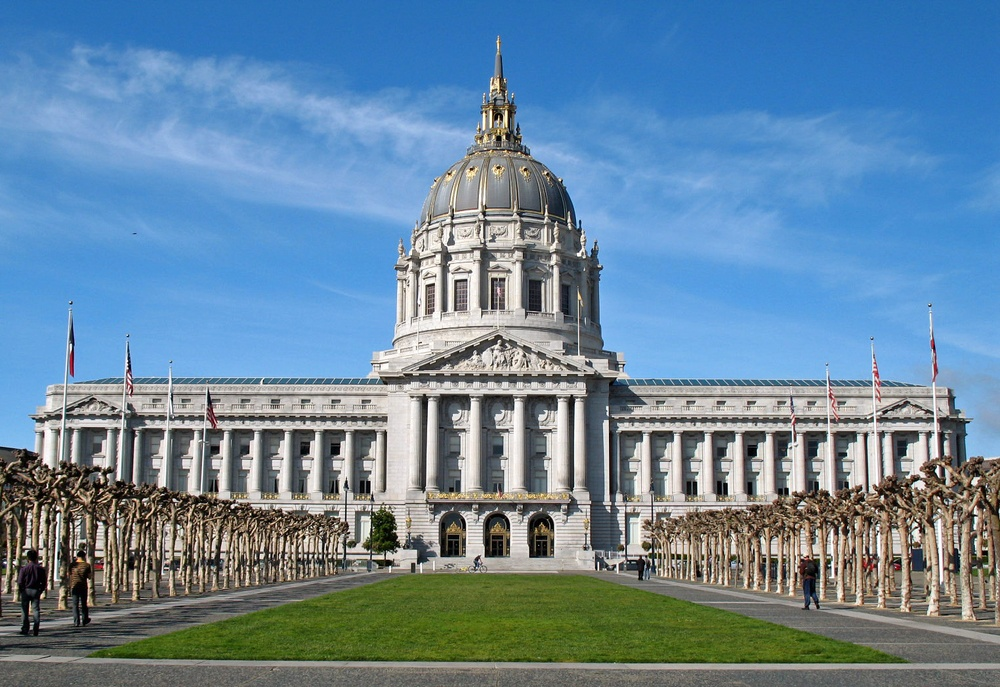
#> input picture 1_2_Convolutional_Filters_Edge_Detection/images/city_hall.jpg, 1000 x 687 px, shrunk from 1524 x 1047 before the run
$ jupyter execute '4. Fourier Transform of Filters.ipynb'   (shell and % lines are left out)
#> lines starting #> are read from the running program, lines starting #| are printed output that depends on the picture
## High and Low Pass Filters

Now, you might be wondering, what makes filters high and low-pass; why is a Sobel filter high-pass and a Gaussian filter low-pass?

Well, you can actually visualize the frequencies that these filters block out by taking a look at their fourier transforms. The frequency components of any image can be displayed after doing a Fourier Transform (FT). An FT looks at the components of an image (edges that are high-frequency, and areas of smooth color as low-frequency), and plots the frequencies that occur as points in spectrum. So, let's treat our filters as small images, and display them in the frequency domain!

[cell 1]
import numpy as np
import matplotlib.pyplot as plt
import cv2


# Define gaussian, sobel, and laplacian (edge) filters

gaussian = (1/9)*np.array([[1, 1, 1],
                           [1, 1, 1],
                           [1, 1, 1]])

sobel_x= np.array([[-1, 0, 1],
                   [-2, 0, 2],
                   [-1, 0, 1]])

sobel_y= np.array([[-1,-2,-1],
                   [0, 0, 0],
                   [1, 2, 1]])

# laplacian, edge filter
laplacian=np.array([[0, 1, 0],
                    [1,-4, 1],
                    [0, 1, 0]])

filters = [gaussian, sobel_x, sobel_y, laplacian]
filter_name = ['gaussian','sobel_x', \
                'sobel_y', 'laplacian']


# perform a fast fourier transform on each filter
# and create a scaled, frequency transform image
f_filters = [np.fft.fft2(x) for x in filters]
fshift = [np.fft.fftshift(y) for y in f_filters]
frequency_tx = [np.log(np.abs(z)+1) for z in fshift]

# display 4 filters
for i in range(len(filters)):
    plt.subplot(2,2,i+1),plt.imshow(frequency_tx[i],cmap = 'gray')
    plt.title(filter_name[i]), plt.xticks([]), plt.yticks([])

plt.show()
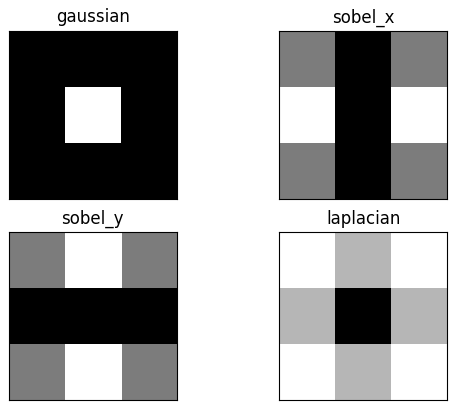
#> figure drawn by matplotlib, 4 panels

Areas of white or light gray, allow that part of the frequency spectrum through! Areas of black mean that part of the spectrum is blocked out of the image.

Recall that the low frequencies in the frequency spectrum are at the center of the frequency transform image, and high frequencies are at the edges. You should see that the Gaussian filter allows only low-pass frequencies through, which is the center of the frequency transformed image. The sobel filters block out frequencies of a certain orientation and a laplace (detects edges regardless of orientation) filter, should block out low-frequencies!

You are encouraged to load in an image, apply a filter to it using `filter2d` then visualize what the fourier transform of that image looks like before and after a filter is applied.

[cell 2]
## TODO: load in an image, and filter it using a kernel of your choice
## apply a fourier transform to the original *and* filtered images and compare them
image = cv2.imread("images/city_hall.jpg",cv2.IMREAD_GRAYSCALE)
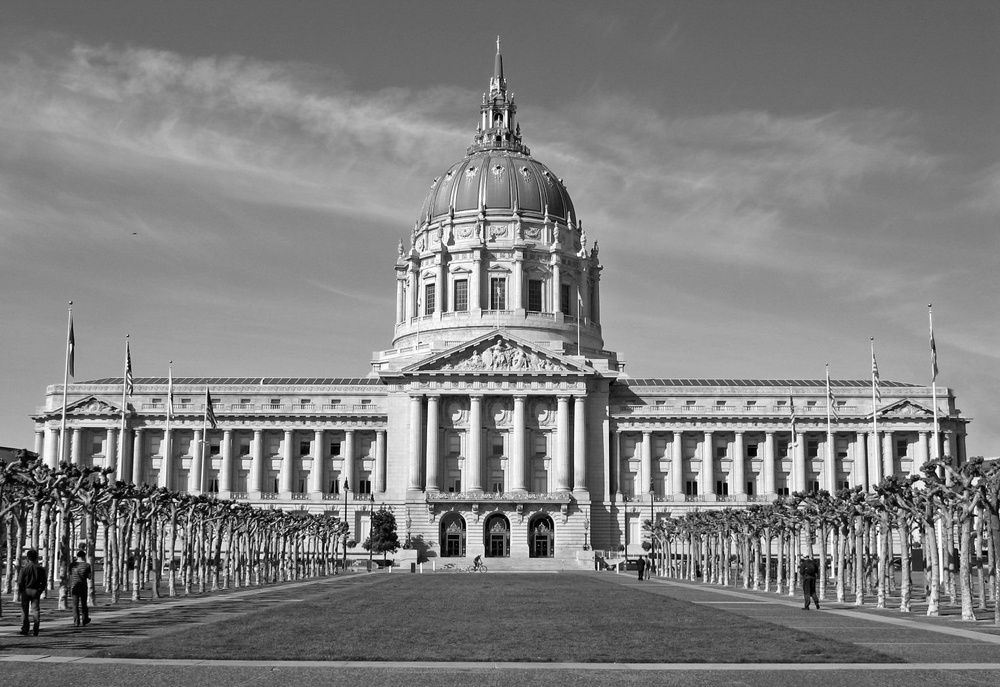
#> image: shape (687, 1000); min 0, max 255, mean 128.6

filtered_image = cv2.filter2D(image, -1, gaussian)

f_image = np.fft.fft2(image)
fshift_image = np.fft.fftshift(f_image)
frequency_tx_image = np.log(np.abs(fshift_image)+1)
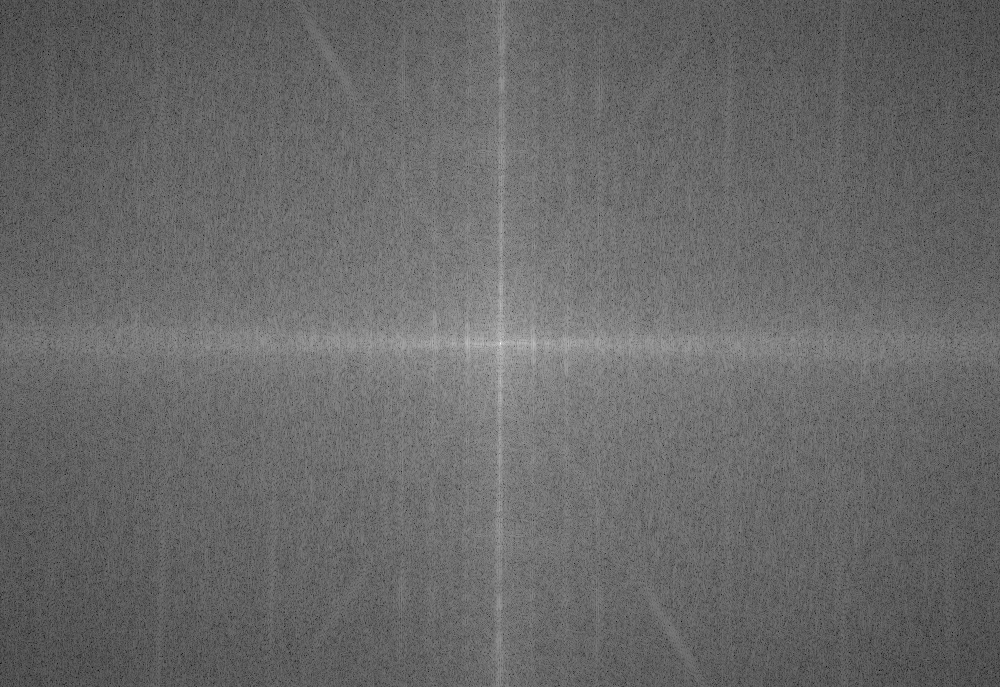
#> frequency_tx_image: shape (687, 1000) float64; min 2.53, max 18.3, mean 9.02; drawn with min black and max white

f_fimage = np.fft.fft2(filtered_image)
fshift_fimage = np.fft.fftshift(f_fimage)
frequency_tx_fimage = np.log(np.abs(fshift_fimage)+1)
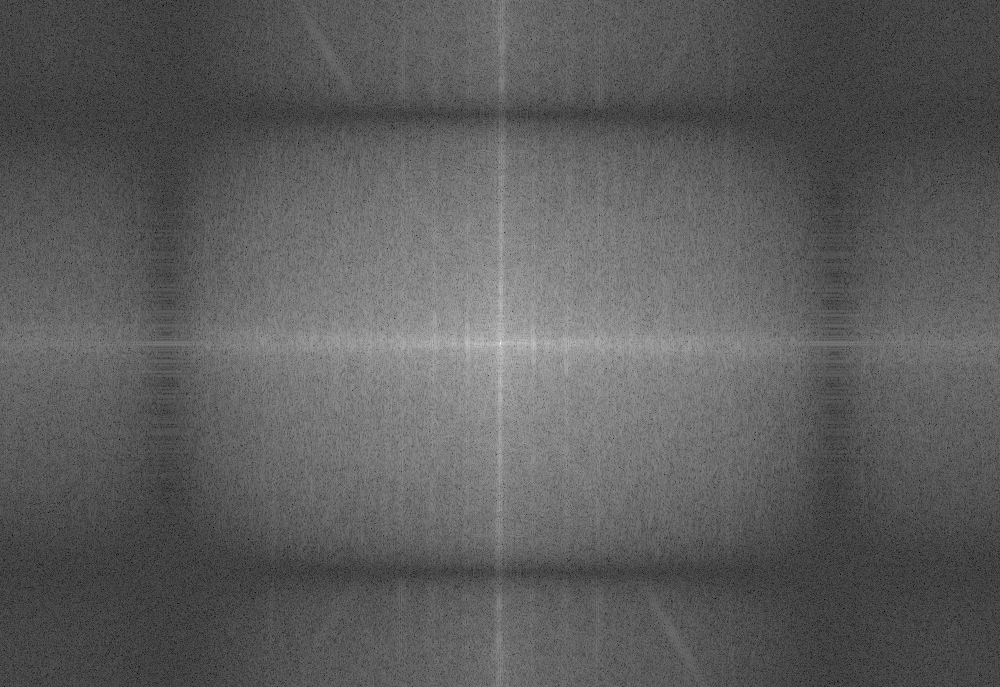
#> frequency_tx_fimage: shape (687, 1000) float64; min 0.757, max 18.3, mean 7.16; drawn with min black and max white

f, (ax1, ax2) = plt.subplots(1, 2, figsize=(20,10))

ax1.set_title('original gray')
ax1.imshow(frequency_tx_image, cmap='gray')

ax2.set_title('blurred image')
ax2.imshow(frequency_tx_fimage, cmap='gray')

$ run again, with 1_2_Convolutional_Filters_Edge_Detection/images/birds.jpg copied over 1_2_Convolutional_Filters_Edge_Detection/images/city_hall.jpg
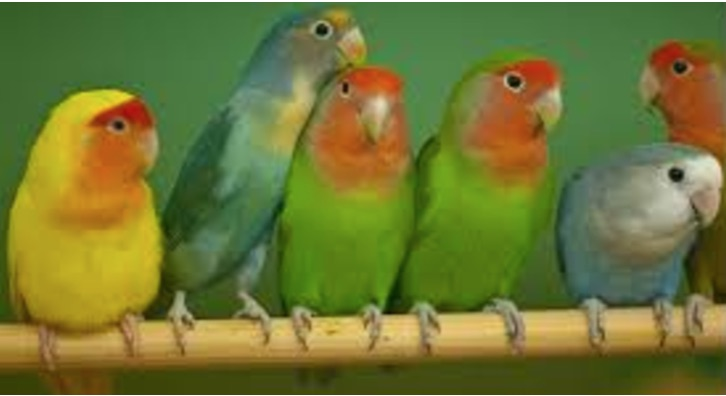
#> input picture 1_2_Convolutional_Filters_Edge_Detection/images/birds.jpg, 726 x 396 px
#> `frequency_tx_image = np.log(np.abs(fshift_image)+1)`:
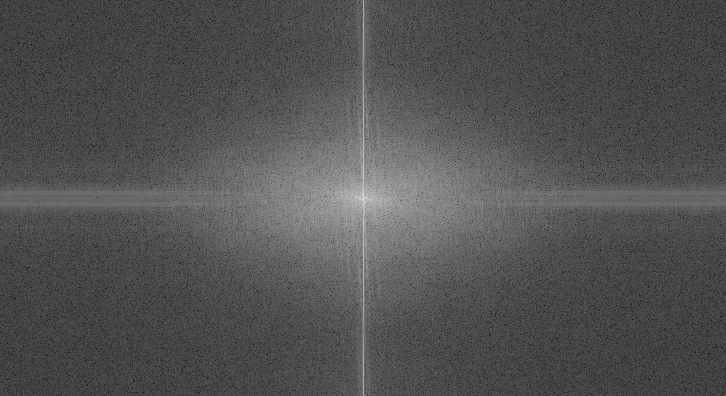
#> frequency_tx_image: shape (396, 726) float64; min 0.361, max 17.26, mean 5.81; drawn with min black and max white
#> `[cell 2] ## TODO: load in an image, and filter it using a kernel of yo..`:
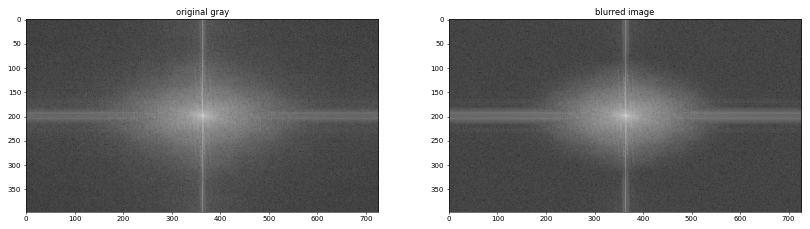
#> figure drawn by matplotlib, 2 panels

$ run again, with 1_2_Convolutional_Filters_Edge_Detection/images/curved_lane.jpg copied over 1_2_Convolutional_Filters_Edge_Detection/images/city_hall.jpg
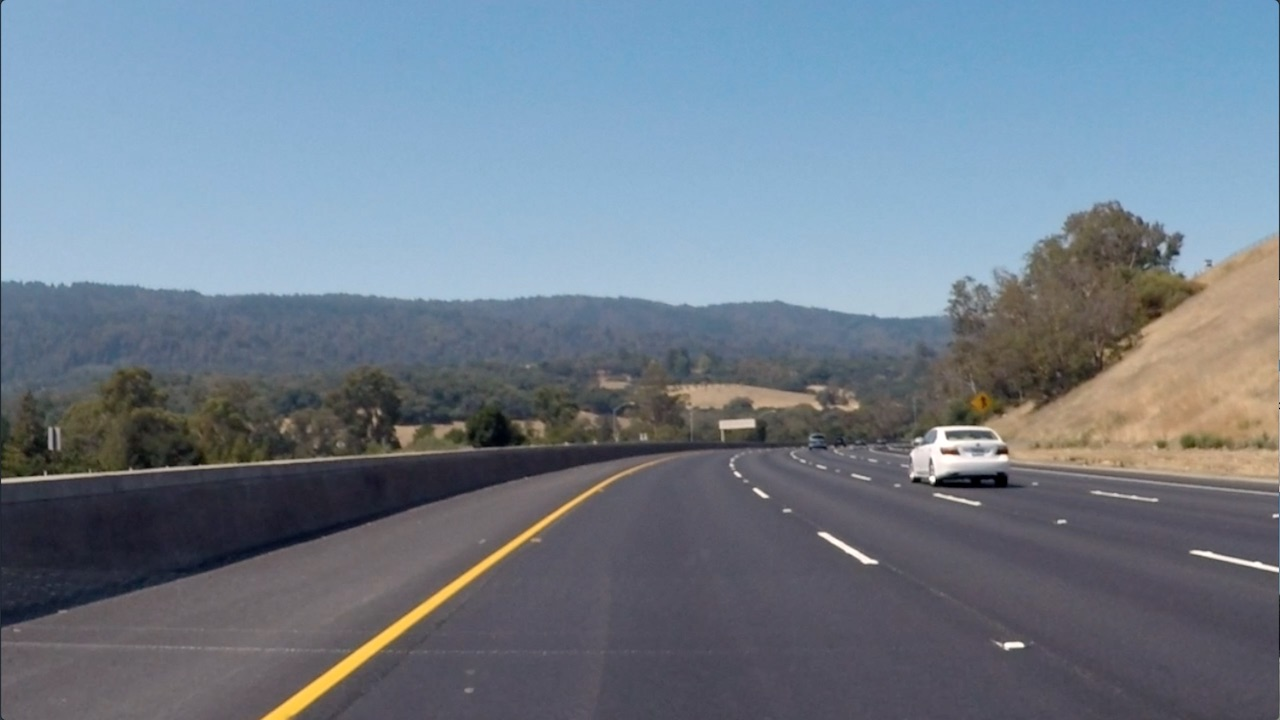
#> input picture 1_2_Convolutional_Filters_Edge_Detection/images/curved_lane.jpg, 1280 x 720 px
#> `frequency_tx_image = np.log(np.abs(fshift_image)+1)`:
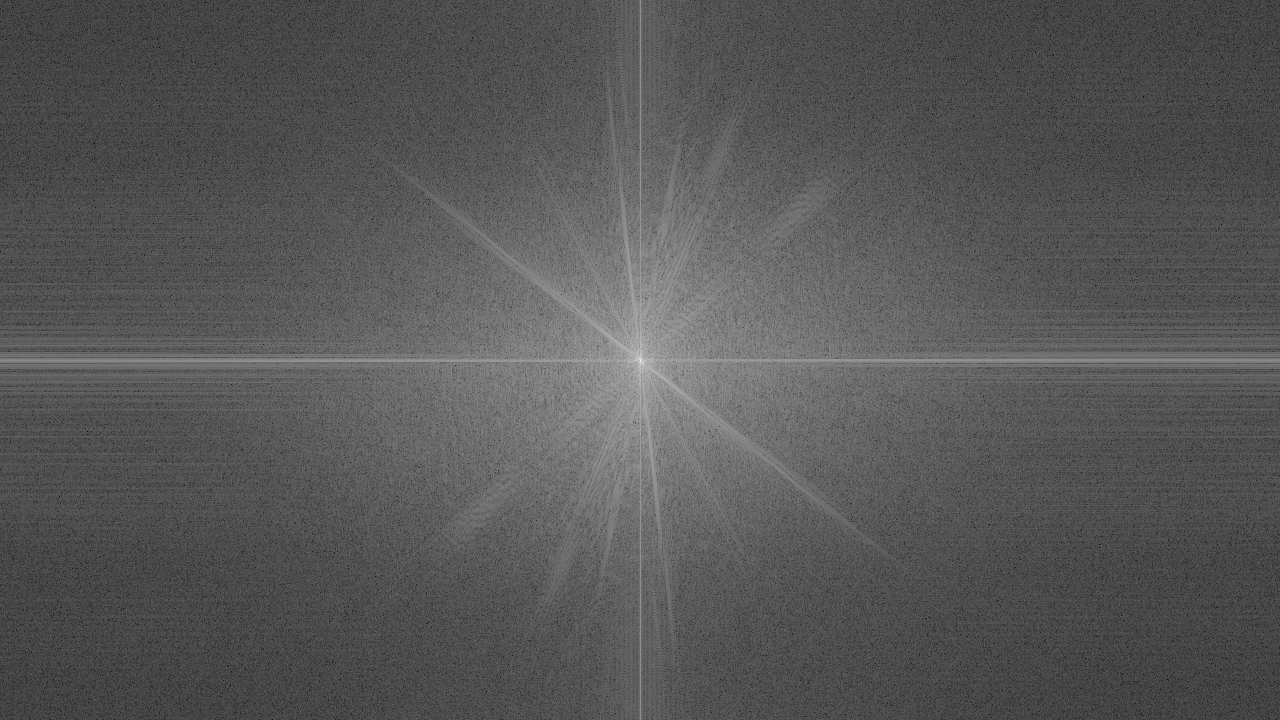
#> frequency_tx_image: shape (720, 1280) float64; min 0.796, max 18.54, mean 6.87; drawn with min black and max white
#> `[cell 2] ## TODO: load in an image, and filter it using a kernel of yo..`:
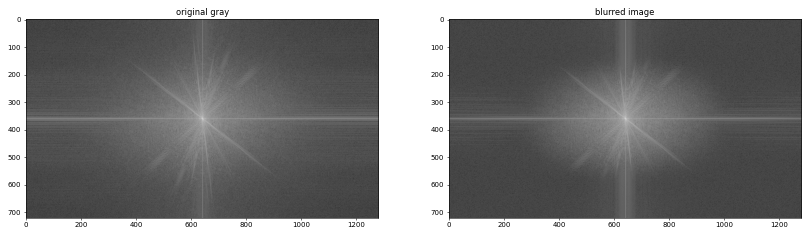
#> figure drawn by matplotlib, 2 panels
